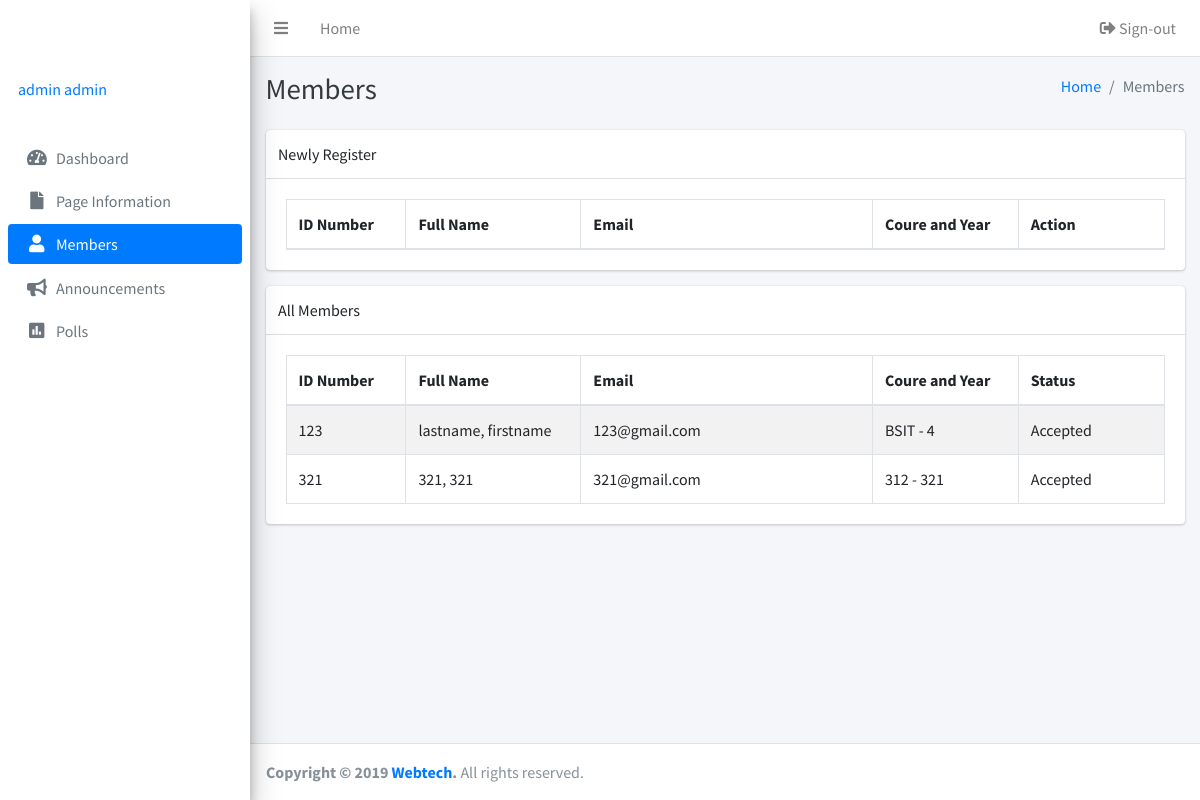
/admins/members.php (signed in), run on an earlier commit of the app's database.
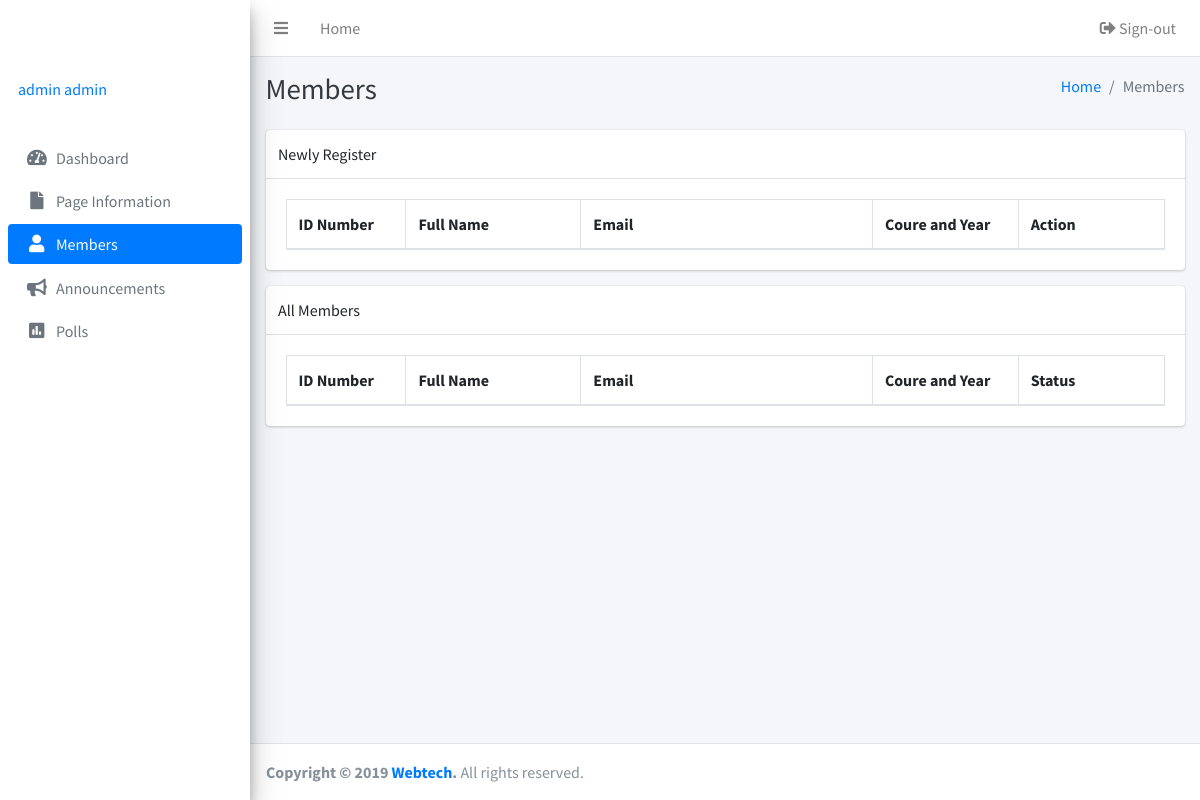
And on a later commit of the database.
### tables this page shows
CREATE TABLE IF NOT EXISTS `users` (
  `id` int(255) NOT NULL AUTO_INCREMENT,
  `firstname` varchar(255) NOT NULL,
  `lastname` varchar(255) NOT NULL,
  `idnumber` int(255) NOT NULL,
  `course` varchar(255) NOT NULL,
  `year` int(255) NOT NULL,
  `email` varchar(255) NOT NULL,
  `password` varchar(255) NOT NULL,
  `status` enum('Rejected','Accepted') DEFAULT NULL,
  PRIMARY KEY (`id`),
  UNIQUE KEY `idnumber` (`idnumber`),
  UNIQUE KEY `email` (`email`)
);

### admins/members.php (the view, shortened to what this page needs)
<?php
  include 'inc/header.php';
 ?>
<body class="hold-transition sidebar-mini">
<div class="wrapper">
<?php include 'inc/navbar.php'; ?>
  <div class="content-wrapper">
    <div class="content-header">
      <div class="container-fluid">
        <div class="row mb-2">
          <div class="col-sm-6">
            <h1 class="m-0 text-dark">Members</h1>
          </div>
          <div class="col-sm-6">
            <ol class="breadcrumb float-sm-right">
              <li class="breadcrumb-item"><a href="#">Home</a></li>
              <li class="breadcrumb-item active">Members</li>
            </ol>
          </div>
        </div>
      </div>
    </div>
    <div class="content">
      <div class="container-fluid">
         <div class="row">
          <div class="col-12">
            <div class="card">
              <div class="card-header">
                <div class="row">
                  Newly Register
                </div>
              </div>
              <div class="card-body">
                <table class="table table-bordered table-striped display">
                  <thead>
                  <tr>
                    <th width="50">ID Number</th>
                    <th width="120">Full Name</th>
                    <th width="200">Email</th>
                    <th width="100">Coure and Year</th>
                    <th width="100">Action</th>
                  </tr>
                  </thead>
                </table>
              </div>
            </div>
          </div>
        </div>
         <div class="row">
          <div class="col-12">
            <div class="card">
              <div class="card-header">
                <div class="row">
                  All Members
                </div>
              </div>
              <div class="card-body">
                <table class="table table-bordered table-striped display">
                  <thead>
                  <tr>
                    <th width="50">ID Number</th>
                    <th width="120">Full Name</th>
                    <th width="200">Email</th>
                    <th width="100">Coure and Year</th>
                    <th width="100">Status</th>
                  </tr>
                  </thead>
                  <tbody>
                  <?php
                  $sql = mysqli_query($db, "SELECT * FROM users where status is not NULL");
                  while ($row = mysqli_fetch_array($sql)) {
                        ?>
                  <tr>
                    <td><?php echo $row['idnumber'];?></td>
                    <td><?php echo $row['lastname'];?>, <?php echo $row['firstname'];?></td>
                    <td><?php echo $row['email'];?></td>
                    <td><?php echo $row['course'];?> - <?php echo $row['year'];?></td>
                    <td><?php echo $row['status'];?></td>
                  </tr>
                  <?php   } ?>
                  </tbody>
                </table>
              </div>
            </div>
          </div>
        </div>
      </div>
    </div>
  </div>
  <?php include 'inc/footer.php'; ?>
</div>
</body>
</html>

What changed in the data, as far as the page shows it:
removed users: idnumber "123", lastname "lastname", firstname "firstname", email "123@gmail.com", course "BSIT", year "4", status "Accepted"
removed users: idnumber "321", lastname "321", firstname "321", email "321@gmail.com", course "312", year "321", status "Accepted"
